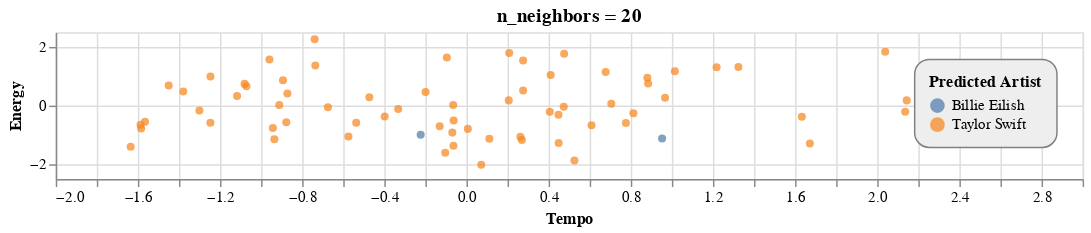

Notebook code for this chart:
### Markdown cell above
## f-strings

### Code cell
k = 20
j = "hello"

clf = KNeighborsClassifier(n_neighbors=k)
clf.fit(X_train, y_train)
df["pred"] = clf.predict(df[["Tempo","Energy"]])
c = alt.Chart(df).mark_circle().encode(
    x="Tempo",
    y="Energy",
    color=alt.Color("pred", title="Predicted Artist"),
).properties(
    title=f"n_neighbors = {k}",
    width=700,
    height=100,
)

c.configure_legend(
    strokeColor='gray',
    fillColor='#EEEEEE',
    padding=10,
    cornerRadius=10,
    orient='top-right'
)
